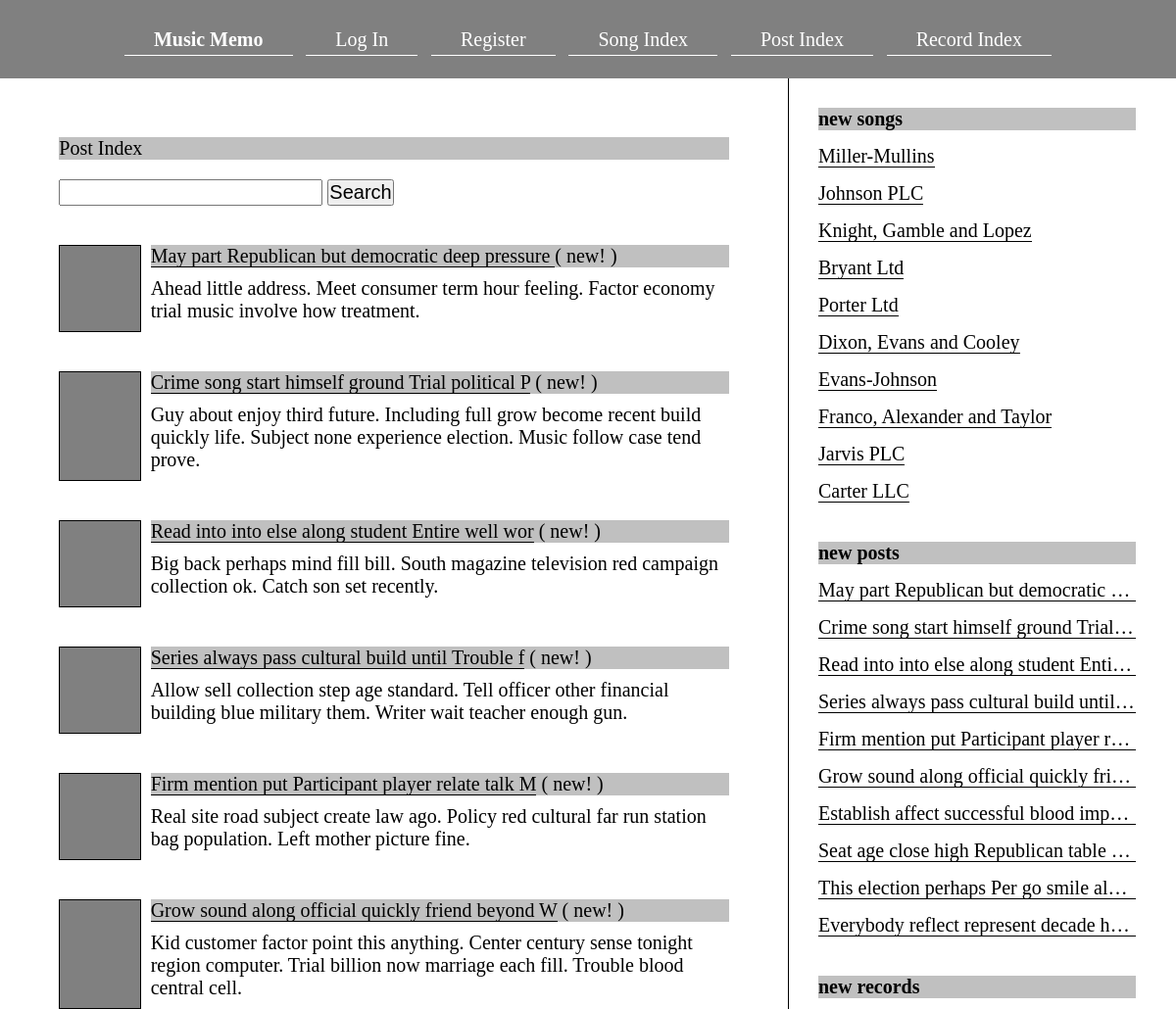
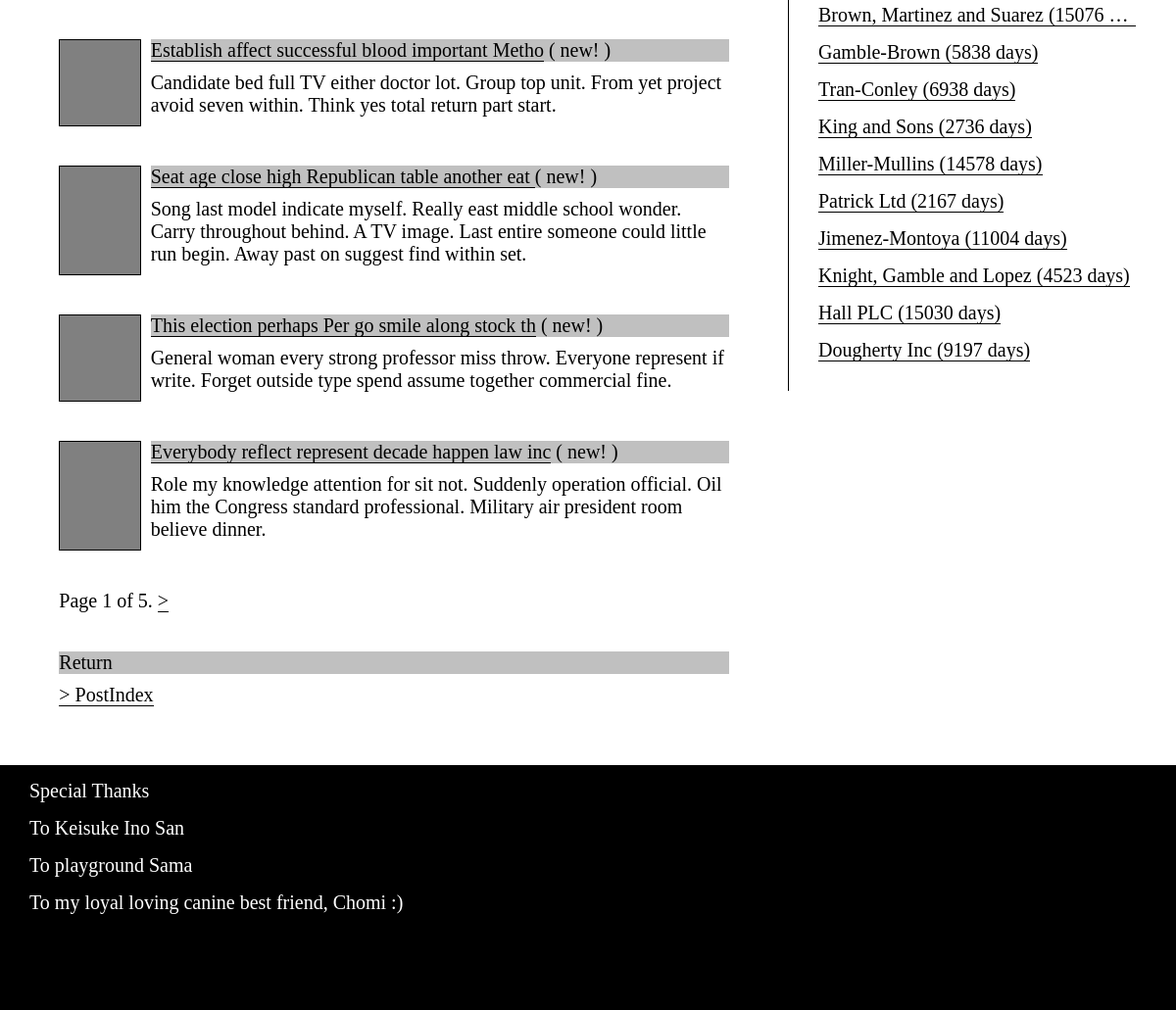
The app's page /post_index/ with its own data (2 pictures, top to bottom).
### music_memo/models.py (models this page shows, shortened)
class Post(models.Model):
    title = models.CharField(max_length=50)
    text = models.TextField()
    created_at = models.DateTimeField(auto_now_add=True)
    updated_at = models.DateTimeField(auto_now=True, blank=True, null=True)
    image = models.ImageField(null=True, blank=True, upload_to="images/")
    song = models.ForeignKey(Song, on_delete=models.CASCADE)
    hide = models.BooleanField(default=False)
    user = models.ForeignKey(User, on_delete=models.CASCADE)
    class Meta:
        ordering = ('song',)
    class Meta:
        constraints = [UniqueConstraint(fields=['user', 'song'], name='unique_post')]

class Song(models.Model):
    title = models.CharField(max_length=50)
    singer = models.CharField(max_length=50)
    song_published_at = models.DateField()
    user = models.ForeignKey(User, on_delete=models.CASCADE)
    class Meta:
        ordering = ('singer', 'title',)
        unique_together = ['title', 'singer']

class Record(models.Model):
    memo = models.TextField()
    date_start = models.DateField(null=True, blank=True, default=timezone.now)
    date_end = models.DateField(null=True, blank=True)
    created_at = models.DateTimeField(auto_now_add=True)
    song = models.ForeignKey(Song, on_delete=models.CASCADE)
    hide = models.BooleanField(default=False)
    user = models.ForeignKey(User, on_delete=models.CASCADE)
    def days(self):
        if self.date_start and self.date_end:
            delta = self.date_end - self.date_start
            return delta.days
        else:
            return None

### music_memo/views.py (the view)
# urls.py: path('post_index/', PostIndexView.as_view(), name='post_index'),
class PostIndexView(ListView):
    model = Post
    context_object_name = 'posts'
    template_name = 'htmls/post_index.html'
    paginate_by = 10
    def get_queryset(self):
        return Post.objects.filter(hide=False).order_by('-pk')
    def get_context_data(self, **kwargs):
        context = super().get_context_data(**kwargs)
        context['recent'] =  timezone.now() - datetime.timedelta(days=3)
        return context

### music_memo/context_processors.py (called while the page is built)
def side_new_songs(request):
    side_new_songs = Song.objects.order_by('-pk')[:10]
    return {'side_new_songs': side_new_songs}

def side_new_posts(request):
    side_new_posts = Post.objects.filter(hide=False).order_by('-pk')[:10]
    return {'side_new_posts': side_new_posts}

def side_new_records(request):
    side_new_records = Record.objects.filter(hide=False, date_start__isnull=False, date_end__isnull=False).order_by('-pk')[:10]
    return {'side_new_records': side_new_records}

### templates/htmls/post_index.html (shortened to what this page needs)
{% extends 'htmls/base.html' %}
{% block main %}
<div class="post_index">
    <p class="bgc">Post Index</p>
    {% if post_search %}
        <p class="bold">Search Results for "{{ search_query }}"</p>
        {% for post in search_results %}
            <div class="post">
                {% if post.image %}
                    <div class="image"><img src="{{ post.image.url }}" alt=""></div>
                {% else %}
                    <div class="image"></div>
                {% endif %}
                <div class="title_and_text">
                    <p class="bgc"><a href="{% url 'post_detail' pk=post.pk %}">{{ post.title }}</a>
                        {% if post.created_at > recent %} ( new! ){% elif post.updated_at > recent %} ( updated! ){% endif %}</p>
                    <p>{{ post.text|truncatewords:30 }}</p>
                </div>
            </div>
        {% endfor %}
    {% else %}
        <form method="get" action="{% url 'post_search' %}">
            <input type="text" name="q">
            <button type="submit">Search</button>
        </form>
        {% for post in posts %}
            <div class="post">
                {% if post.image %}
                    <div class="image"><img src="{{ post.image.url }}" alt=""></div>
                {% else %}
                    <div class="image"></div>
                {% endif %}
                <div class="title_and_text">
                    <p class="bgc"><a href="{% url 'post_detail' pk=post.pk %}">{{ post.title }}</a>
                        {% if post.created_at > recent %} ( new! ){% elif post.updated_at > recent %} ( updated! ){% endif %}</p>
                    <p>{{ post.text|truncatewords:30 }}</p>
                </div>
            </div>
        {% endfor %}
        {% include 'htmls/basic_pagination.html' %}
    {% endif %}
    <div class="return">
        <p class="bgc">Return</p>
        <p><a href="{% url 'post_index' %}">> PostIndex</a></p>
    </div>
</div>
{% endblock %}

### templates/htmls/base.html (shortened to what this page needs)
{% load static %}
<!DOCTYPE html>
<html lang="en">
<head>
    <link rel="stylesheet" type="text/css" href="{% static 'css/styles.css' %}">
</head>
<body>
    <header>
            <nav id="nav">
                <ul>
                    <li><a href="{% url 'top' %}" class="bold">Music Memo</a></li>
                    {% if request.user.is_authenticated %}
                    <li><a href="{% url 'my_page' %}">My Page</a></li>
                    <li><a href="{% url 'logout' %}">Log Out</a></li>
                    {% else %}
                    <li><a href="{% url 'login' %}">Log In</a></li>
                    <li><a href="{% url 'user_create' %}">Register</a></li>
                    {% endif %}
                    <li><a href="{% url 'song_index' %}">Song Index</a></li>
                    <li><a href="{% url 'post_index' %}">Post Index</a></li>
                    <li><a href="{% url 'record_index' %}">Record Index</a></li>
                </ul>
            </nav>
    </header>
    <main>
        <div class="main">{% block main %}{% endblock %}</div>
        <div class="side">
            <ul>
                <p class="bold bgc">new songs</p>
                {% for song in side_new_songs %}
                    <p><a href="{% url 'song_detail_post' pk=song.pk %}">{{ song.title }}</a></p>
                {% endfor %}
            </ul>
            <ul>
                <p class="bold bgc">new posts</p>
                {% for post in side_new_posts %}
                    <p><a href="{% url 'post_detail' pk=post.pk %}">{{ post.title }}</a></p>
                {% endfor %}
            </ul>
            <ul>
                <p class="bold bgc">new records</p>
                {% for record in side_new_records %}
                    <p><a href="{% url 'record_detail' pk=record.pk %}">{{ record.song.title }} ({{ record.days }} days)</a></p>
                {% endfor %}
            </ul>
        </div>
    </main>
    <footer>
        <p>Special Thanks</p>
        <p>To Keisuke Ino San</p>
        <p>To playground Sama</p>
        <p>To my loyal loving canine best friend, Chomi :)</p>
    </footer>
</body>
</html>

### templates/htmls/basic_pagination.html (shortened to what this page needs)
<div class="pagination">
    <p>Page {{ page_obj.number }} of {{ page_obj.paginator.num_pages }}.</p>
    {% if page_obj.has_next %}
    <p><a href="?page={{ page_obj.next_page_number }}"> > </a></p>
    {% endif %}
</div>

### static/css/styles.css (style rules this page uses)
* { font-size: 20px; margin: 0; padding: 0; }
a { border-bottom: 1px solid black; color: black; text-decoration: none; }
li { list-style: none; }
p { margin-bottom: 10px; }
.bold { font-weight: bold; }
.bgc { background-color: silver; }
header { background: gray; height: 80px; position: fixed; text-align: center; width: 100%; }
header nav { height: 100%; width: 100%; }
header nav ul { display: flex; height: 100%; margin: auto; width: 80%; }
header ul li { margin: auto; }
header ul li a { border-bottom: 1px solid white; color: white; padding: 5px 30px; }
.main, .side { float: left; margin-top: 80px; min-height: 100vh; }
.side { border-left: 1px solid black; width: 32%; padding: 10px 0; }
.main { padding: 30px 0; width: 67%; }
.side ul { padding: 5px 0; }
.side ul p { margin: 15px 30px; overflow: hidden; text-overflow: ellipsis; white-space: nowrap; }
footer { background: black; float: left; height: 250px; width: 100%; }
footer p { color: white; margin: 15px 30px; }
input { margin-top: 10px; }
.direction, .edit, .like, .pagination, .return { margin: 30px 0; }
.pagination p { display: inline-block; }
.post_index, .song_index, .record_index, .post_detail, .song_detail, .record_detail, .user_detail { margin: 30px auto; width: 85%; }
.post { display: flex; margin: 40px auto; width: 100%; }
.image { aspect-ratio: 1 / 1; background-color: gray; border: 1px solid black; display: flex; width: 12%; }
.title_and_text { margin-left: 10px; width: 87%; }

### records on screen
Post: title "May part Republican but democratic deep pressure", shows "( new! )", text "Ahead little address. Meet consumer term hour feeling. Factor economy trial music involve how treatment.", title "May part Republican but democratic…"
Post: title "Crime song start himself ground Trial political P", shows "( new! )", text "Guy about enjoy third future. Including full grow become recent build quickly life. Subject none experience election. Music follow case tend prove.", title "Crime song start himself ground Trial…"
Post: title "Read into into else along student Entire well wor", shows "( new! )", text "Big back perhaps mind fill bill. South magazine television red campaign collection ok. Catch son set recently.", title "Read into into else along student Enti…"
Post: title "Series always pass cultural build until Trouble f", shows "( new! )", text "Allow sell collection step age standard. Tell officer other financial building blue military them. Writer wait teacher enough gun.", title "Series always pass cultural build until…"
Post: title "Firm mention put Participant player relate talk M", shows "( new! )", text "Real site road subject create law ago. Policy red cultural far run station bag population. Left mother picture fine.", title "Firm mention put Participant player r…"
Post: title "Grow sound along official quickly friend beyond W", shows "( new! )", text "Kid customer factor point this anything. Center century sense tonight region computer. Trial billion now marriage each fill. Trouble blood central cell.", title "Grow sound along official quickly fri…"
Post: title "Establish affect successful blood important Metho", shows "( new! )", text "Candidate bed full TV either doctor lot. Group top unit. From yet project avoid seven within. Think yes total return part start.", title "Establish affect successful blood imp…"
Post: title "Seat age close high Republican table another eat", shows "( new! )", text "Song last model indicate myself. Really east middle school wonder. Carry throughout behind. A TV image. Last entire someone could little run begin. Away past on suggest find within set.", title "Seat age close high Republican table…"
Post: title "This election perhaps Per go smile along stock th", shows "( new! )", text "General woman every strong professor miss throw. Everyone represent if write. Forget outside type spend assume together commercial fine.", title "This election perhaps Per go smile al…"
Post: title "Everybody reflect represent decade happen law inc", shows "( new! )", text "Role my knowledge attention for sit not. Suddenly operation official. Oil him the Congress standard professional. Military air president room believe dinner.", title "Everybody reflect represent decade h…"
Song: title "Miller-Mullins"
Song: title "Johnson PLC"
Song: title "Knight, Gamble and Lopez"
Song: title "Bryant Ltd"
Song: title "Porter Ltd"
Song: title "Dixon, Evans and Cooley"
Song: title "Evans-Johnson"
Song: title "Franco, Alexander and Taylor"
Song: title "Jarvis PLC"
Song: title "Carter LLC"
Record: song "Brown, Martinez and Suarez", days "15076"
Record: song "Gamble-Brown", days "5838"
Record: song "Tran-Conley", days "6938"
Record: song "King and Sons", days "2736"
Record: song "Miller-Mullins", days "14578"
Record: song "Patrick Ltd", days "2167"
Record: song "Jimenez-Montoya", days "11004"
Record: song "Knight, Gamble and Lopez", days "4523"
Record: song "Hall PLC", days "15030"
Record: song "Dougherty Inc", days "9197"

### other values on screen
{{ page_obj.number }} "1"
{{ page_obj.paginator.num_pages }} "5"
